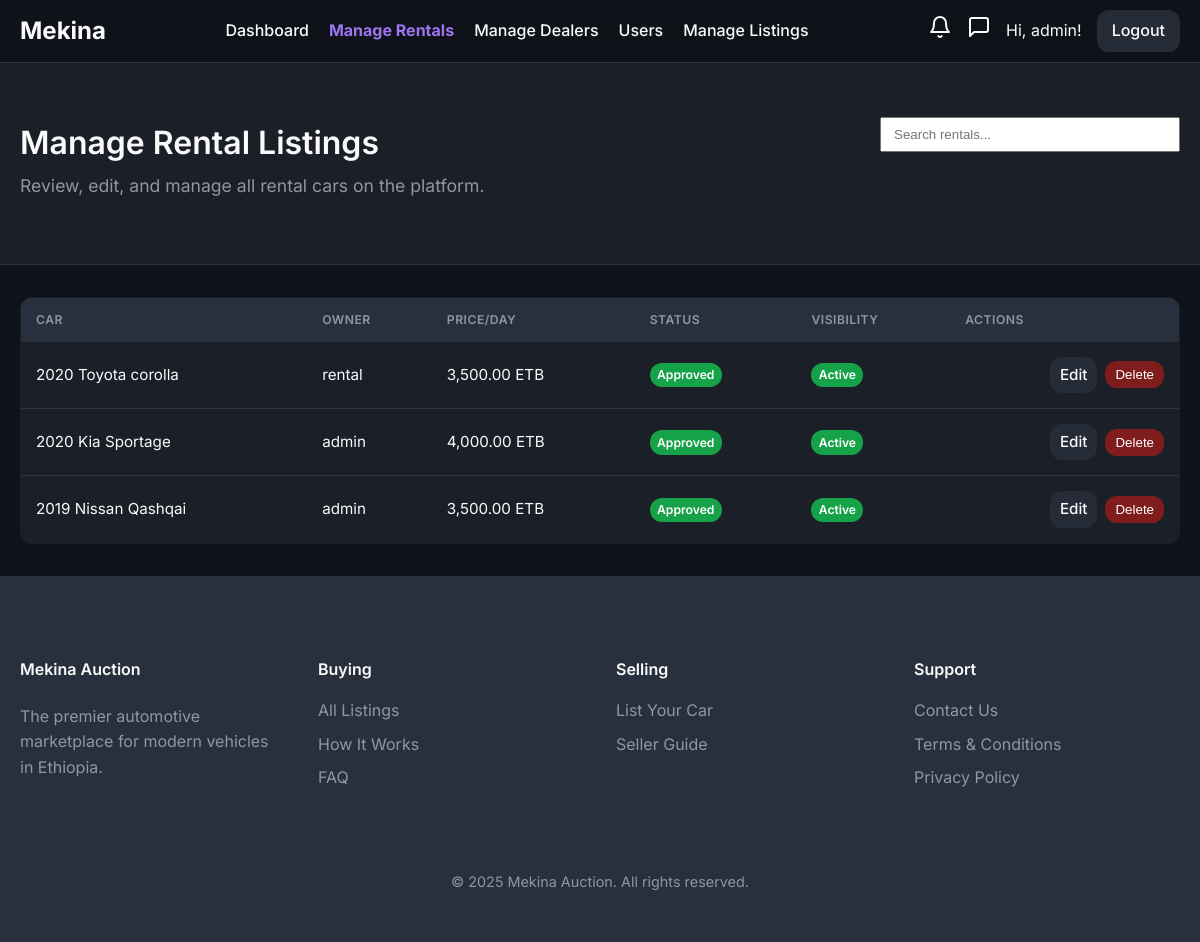
Screenshot of /admin/rentals (signed in) with the database file from the repository.
### models/user.py (models this page shows, shortened)
class User(UserMixin, db.Model):
    id = db.Column(db.Integer, primary_key=True)
    username = db.Column(db.String(64), index=True, unique=True, nullable=False)
    email = db.Column(db.String(120), index=True, unique=True, nullable=False)
    phone_number = db.Column(db.String(20), nullable=True)
    password_hash = db.Column(db.String(128))
    is_admin = db.Column(db.Boolean, default=False)
    is_dealer = db.Column(db.Boolean, default=False)
    is_rental_company = db.Column(db.Boolean, default=False)
    is_verified = db.Column(db.Boolean, default=False) # For verified dealers
    points = db.Column(db.Integer, nullable=False, default=5) # Points for dealers to bid
    cars = db.relationship('Car', backref='owner', lazy='dynamic')
    bids = db.relationship('Bid', backref='bidder', lazy='dynamic')
    dealer_bids = db.relationship('DealerBid', backref='dealer', lazy='dynamic')
    car_requests = db.relationship('CarRequest', backref='customer', lazy='dynamic')
    ratings_given = db.relationship('DealerRating', foreign_keys='DealerRating.buyer_id', back_populates='buyer', lazy='dynamic')
    ratings_received = db.relationship('DealerRating', foreign_keys='DealerRating.dealer_id', back_populates='dealer', lazy='dynamic')

### models/car.py (models this page shows, shortened)
class Car(db.Model):
    id = db.Column(db.Integer, primary_key=True)
    make = db.Column(db.String(64), nullable=False)
    model = db.Column(db.String(64), nullable=False)
    year = db.Column(db.Integer, nullable=False)
    description = db.Column(db.Text, nullable=True)
    owner_id = db.Column(db.Integer, db.ForeignKey('user.id'), nullable=False)
    service_history_url = db.Column(db.String(200), nullable=True)
    inspection_report_url = db.Column(db.String(200), nullable=True)
    is_approved = db.Column(db.Boolean, default=False, nullable=False)
    is_active = db.Column(db.Boolean, default=True, nullable=False)
    is_featured = db.Column(db.Boolean, default=False, nullable=False)
    is_bank_loan_available = db.Column(db.Boolean, default=False, nullable=False)
    transmission = db.Column(db.String(50))
    drivetrain = db.Column(db.String(50))
    mileage = db.Column(db.Integer)
    fuel_type = db.Column(db.String(50))
    condition = db.Column(db.String(50)) # e.g., New, Used
    body_type = db.Column(db.String(50), nullable=True) # e.g., SUV, Sedan
    listing_type = db.Column(db.String(50), default='auction', nullable=False) # 'auction', 'sale', 'rental'
    fixed_price = db.Column(db.Float, nullable=True) # For 'sale' listing_type
    auction = db.relationship('Auction', backref='car', uselist=False, cascade="all, delete-orphan")
    rental_listing = db.relationship('RentalListing', backref='car', uselist=False, cascade="all, delete-orphan")
    images = db.relationship('CarImage', backref='car', lazy=True, cascade="all, delete-orphan") # One-to-many relationship with CarImage
    equipment = db.relationship('Equipment', secondary=car_equipment_association, lazy='subquery', backref=db.backref('cars', lazy=True))

### models/rental_listing.py (models this page shows, shortened)
class RentalListing(db.Model):
    __tablename__ = 'rental_listings'
    id = db.Column(db.Integer, primary_key=True)
    price_per_day = db.Column(db.Float, nullable=False)
    is_available = db.Column(db.Boolean, default=True, nullable=False)
    car_id = db.Column(db.Integer, db.ForeignKey('car.id'), nullable=False, unique=True)

### routes/admin.py (the view)
@admin_bp.route('/rentals')
@login_required
@admin_required
def rental_management():
    page = request.args.get('page', 1, type=int)
    rental_cars = Car.query.filter_by(listing_type='rental').order_by(Car.id.desc()).paginate(page=page, per_page=15)
    return render_template('rental_management.html', cars=rental_cars)

### routes/admin.py (called while the page is built)
def admin_required(f):
    @wraps(f)
    def decorated_function(*args, **kwargs):
        if not current_user.is_authenticated or not current_user.is_admin:
            abort(403) # Forbidden
        return f(*args, **kwargs)
    return decorated_function

### templates/rental_management.html (shortened to what this page needs)
{% extends "base.html" %}
{% block body_class %}rental-management-page{% endblock %}
{% block main_content %}
<div class="dashboard-full-width-container">
    <div class="dashboard-header-wrapper">
        <div class="container">
            <div class="dashboard-header">
                <div class="header-main">
                    <h1>Manage Rental Listings</h1>
                    <p>Review, edit, and manage all rental cars on the platform.</p>
                </div>
                <div class="header-actions">
                    <form method="GET" action="{{ url_for('admin.rental_management') }}" class="dashboard-search-form" onsubmit="return false;">
                        <input type="search" id="search-input" name="q" placeholder="Search rentals..." value="{{ request.args.get('q', '') }}">
                    </form>
                </div>
            </div>
        </div>
    </div>
    <div class="container">
        <div class="dashboard-section" id="rentals-container">
            {% if cars.items %}
                <div class="table-responsive-wrapper">
                    <table class="dashboard-table" id="rentals-table">
                        <thead>
                            <tr>
                                <th>Car</th>
                                <th>Owner</th>
                                <th>Price/Day</th>
                                <th>Status</th>
                                <th>Visibility</th>
                                <th>Actions</th>
                            </tr>
                        </thead>
                        <tbody id="rentals-tbody">
                            {% for car in cars.items %}
                            <tr>
                                <td data-label="Car">{{ car.year }} {{ car.make }} {{ car.model }}</td>
                                <td data-label="Owner">{{ car.owner.username }}</td>
                                <td data-label="Price/Day">{{ '{:,.2f}'.format(car.rental_listing.price_per_day) }} ETB</td>
                                <td data-label="Status">
                                    {% if car.is_approved %}
                                        <span class="status-tag status-active">Approved</span>
                                    {% else %}
                                        <span class="status-tag status-pending">Pending</span>
                                    {% endif %}
                                </td>
                                <td data-label="Visibility">
                                    {% if car.is_approved %}
                                        <span class="availability-tag {% if not car.is_active %}unavailable{% endif %}">
                                            {% if car.is_active %}Active{% else %}Inactive{% endif %}
                                        </span>
                                    {% else %}
                                        <span class="text-muted">-</span>
                                    {% endif %}
                                </td>
                                <td data-label="Actions">
                                    <div class="button-group">
                                        <a href="{{ url_for('admin.edit_listing', car_id=car.id) }}" class="btn edit small">Edit</a>
                                        <form action="{{ url_for('admin.delete_listing', car_id=car.id) }}" method="POST" onsubmit="return confirm('Are you sure you want to permanently delete this listing?');">
                                            <button type="submit" class="btn delete small">Delete</button>
                                        </form>
                                    </div>
                                </td>
                            </tr>
                            {% endfor %}
                        </tbody>
                    </table>
                </div>
            {% else %}
                <p id="no-results-message">There are no rental listings on the platform yet.</p>
            {% endif %}
        </div>
    </div>
</div>
{% endblock %}

### templates/base.html (shortened to what this page needs)
<!DOCTYPE html>
<html lang="en">
<head>
    <link rel="stylesheet" href="{{ url_for('static', filename='css/style.css', v=now.timestamp()) }}">
</head>
<body class="{% block body_class %}{% endblock %}">
    <nav>
        <a href="{{ url_for('main.home') }}" class="nav-brand">Mekina</a>
        <div class="nav-menu" id="nav-menu">
            <ul>
                {% if current_user.is_authenticated and current_user.is_admin %}
                    <li><a href="{{ url_for('admin.dashboard') }}" class="{{ 'active' if request.endpoint == 'admin.dashboard' }}">Dashboard</a></li>
                    <li><a href="{{ url_for('admin.rental_management') }}" class="{{ 'active' if request.endpoint == 'admin.rental_management' }}">Manage Rentals</a></li>
                    <li><a href="{{ url_for('admin.dealer_management') }}" class="{{ 'active' if request.endpoint == 'admin.dealer_management' }}">Manage Dealers</a></li>
                    <li><a href="{{ url_for('admin.user_management') }}" class="{{ 'active' if request.endpoint == 'admin.user_management' }}">Users</a></li>
                    <li><a href="{{ url_for('auctions.list_auctions') }}" class="{{ 'active' if request.endpoint == 'auctions.list_auctions' }}">Manage Listings</a></li>
                {% elif current_user.is_authenticated and current_user.is_rental_company %}
                    <li><a href="{{ url_for('rentals.dashboard') }}" class="{{ 'active' if request.endpoint == 'rentals.dashboard' }}">Rental Dashboard</a></li>
                {% elif current_user.is_authenticated and current_user.is_dealer %}
                    <li><a href="{{ url_for('main.all_listings') }}" class="{{ 'active' if request.endpoint == 'main.all_listings' }}">All Listings</a></li>
                    <li><a href="{{ url_for('dealer.dashboard') }}" class="{{ 'active' if request.endpoint == 'dealer.dashboard' }}">Dealer Dashboard</a></li>
                {% endif %}
            </ul>
            <div class="nav-right">
                {% if current_user.is_authenticated %}
                    <a href="{{ url_for('main.notifications') }}" class="desktop-icon-link notification-bell-link {% if request.endpoint == 'main.notifications' %}active{% endif %}">
                    </a>
                    {% if current_user.is_dealer %}
                        <a href="{{ url_for('dealer.list_messages') }}" class="desktop-icon-link {% if 'dealer.list_messages' in request.endpoint or 'dealer.view_conversation' in request.endpoint %}active{% endif %}">
                            <svg xmlns="http://www.w3.org/2000/svg" width="24" height="24" viewBox="0 0 24 24" fill="none" stroke="currentColor" stroke-width="2" stroke-linecap="round" stroke-linejoin="round" class="feather feather-message-square"><path d="M21 15a2 2 0 0 1-2 2H7l-4 4V5a2 2 0 0 1 2-2h14a2 2 0 0 1 2 2z"></path></svg>
                            <span class="notification-badge message-badge" style="display: {% if unread_messages_count > 0 %}inline-block{% else %}none{% endif %};">{{ unread_messages_count }}</span>
                        </a>
                    {% else %}
                        <a href="{{ url_for('main.my_messages') }}" class="desktop-icon-link {% if 'main.my_messages' in request.endpoint or 'main.view_buyer_conversation' in request.endpoint %}active{% endif %}">
                            <svg xmlns="http://www.w3.org/2000/svg" width="24" height="24" viewBox="0 0 24 24" fill="none" stroke="currentColor" stroke-width="2" stroke-linecap="round" stroke-linejoin="round" class="feather feather-message-square"><path d="M21 15a2 2 0 0 1-2 2H7l-4 4V5a2 2 0 0 1 2-2h14a2 2 0 0 1 2 2z"></path></svg>
                        </a>
                    {% endif %}
                    <span class="desktop-username">Hi, {{ current_user.username }}!</span>
                    <a href="{{ url_for('auth.logout') }}" class="nav-button">Logout</a>
                {% else %}
                    <a href="{{ url_for('auth.login') }}" class="nav-button">Login</a>
                    <a href="{{ url_for('auth.register') }}" class="nav-button">Register</a>
                {% endif %}
            </div>
        </div>
    </nav>
    {% block main_content %}{% endblock %}
    <footer class="site-footer">
        <div class="container">
            <div class="footer-content-grid">
                <div class="footer-brand">
                    <h4>Mekina Auction</h4>
                    <p>
                        The premier automotive marketplace for modern vehicles in Ethiopia.
                    </p>
                </div>
                <div class="footer-links">
                    <h4>Buying</h4>
                    <ul>
                        <li><a href="{{ url_for('main.all_listings') }}">All Listings</a></li>
                        <li><a href="{{ url_for('main.how_it_works') }}">How It Works</a></li>
                        <li><a href="#">FAQ</a></li>
                    </ul>
                </div>
                <div class="footer-links">
                    <h4>Selling</h4>
                    <ul>
                        <li><a href="{{ url_for('seller.submit_car') }}">List Your Car</a></li>
                        <li><a href="#">Seller Guide</a></li>
                    </ul>
                </div>
                <div class="footer-links">
                    <h4>Support</h4>
                    <ul>
                        <li><a href="#">Contact Us</a></li>
                        <li><a href="#">Terms & Conditions</a></li>
                        <li><a href="#">Privacy Policy</a></li>
                    </ul>
                </div>
            </div>
            <div class="footer-bottom">
                <p>&copy; {{ now.year }} Mekina Auction. All rights reserved.</p>
            </div>
        </div>
    </footer>
</body>
</html>

### rows the page displays
User: username "admin"
Car: year "2020", make "Toyota", model "corolla", owner.username "rental", is_approved "Approved"
RentalListing: rental_listing.price_per_day "3,500.00"
Car: year "2020", make "Kia", model "Sportage", owner.username "admin", is_approved "Approved"
RentalListing: rental_listing.price_per_day "4,000.00"
Car: year "2019", make "Nissan", model "Qashqai", owner.username "admin", is_approved "Approved"
RentalListing: rental_listing.price_per_day "3,500.00"
